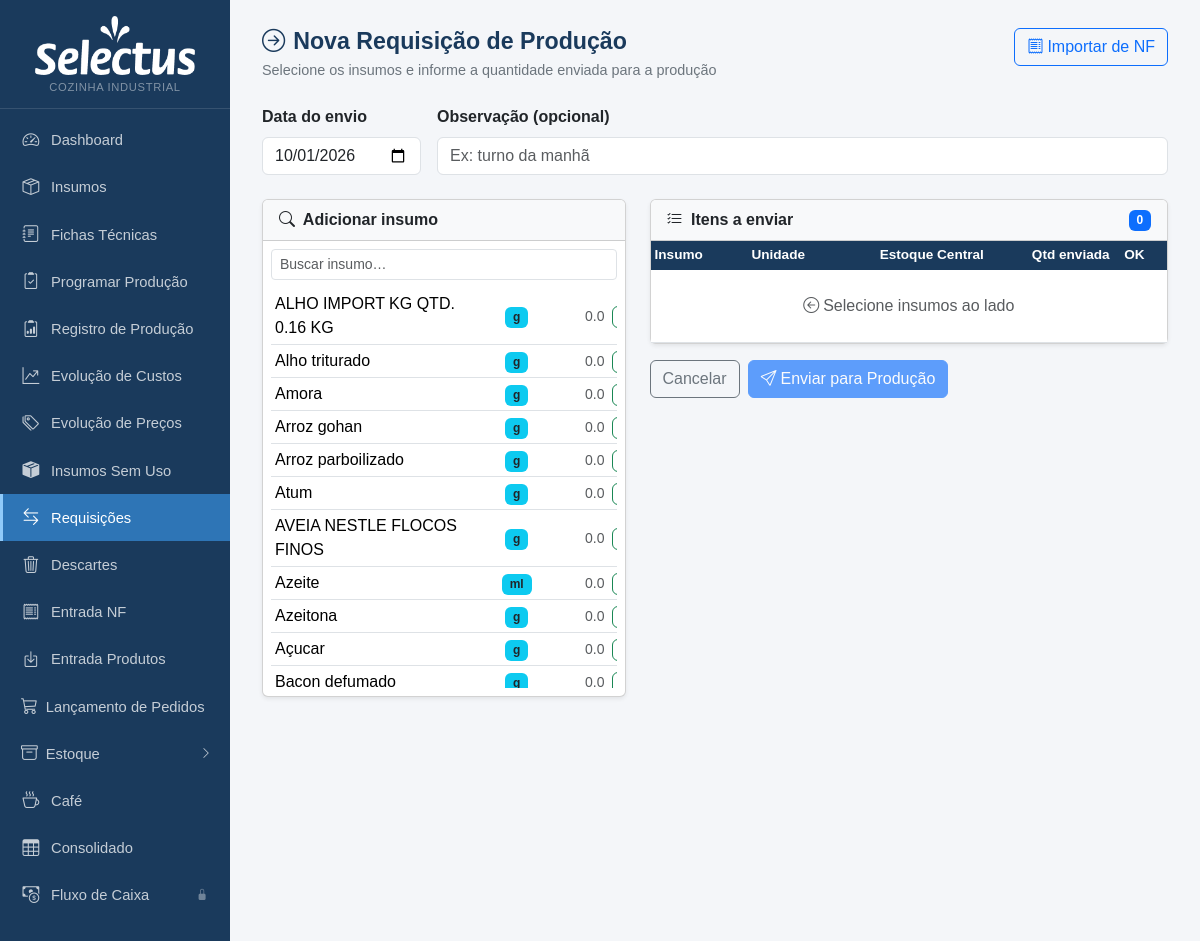
The app's page /requisicoes/nova (upper part), older data.
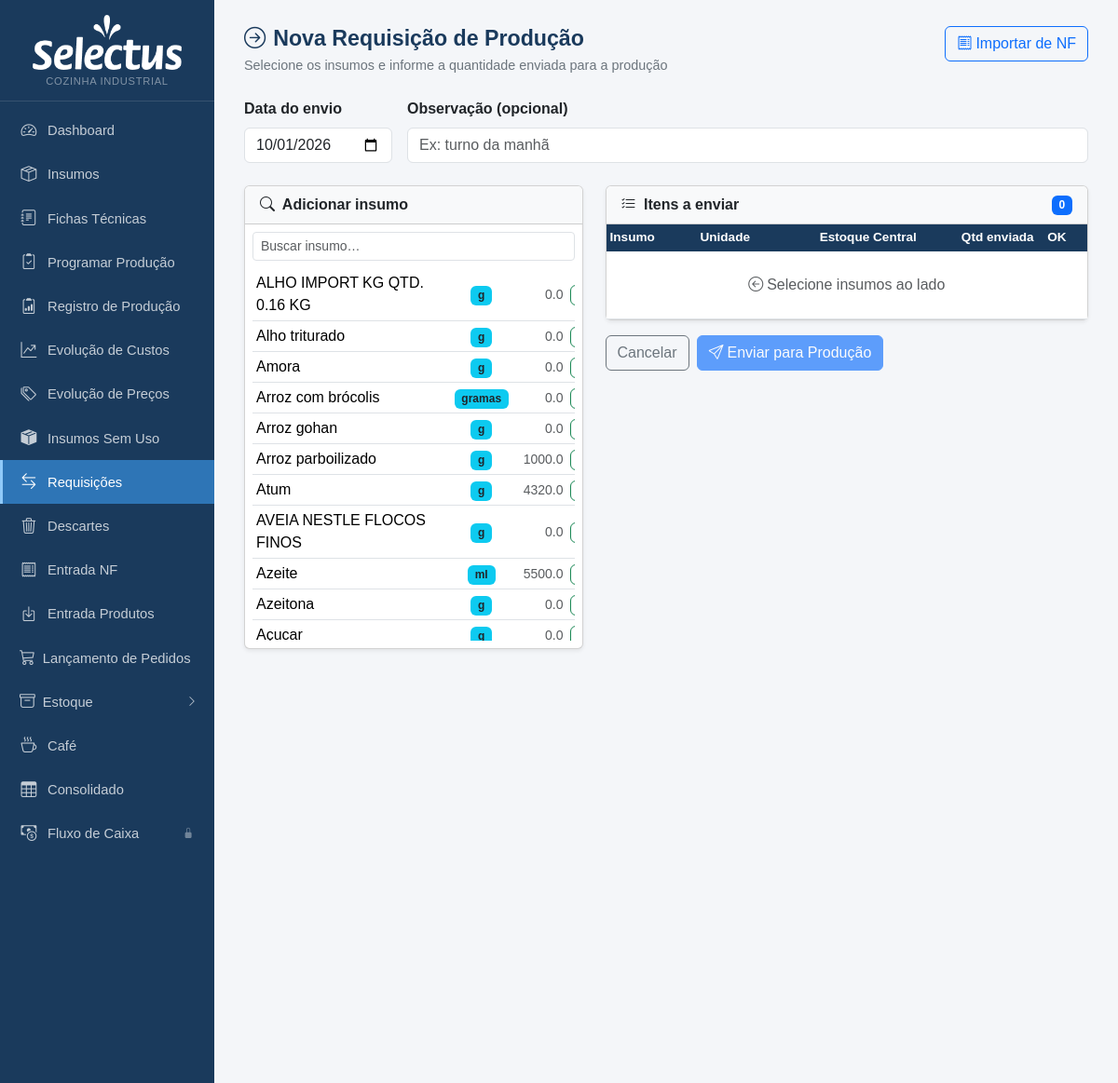
The same page, newer data.
### tables this page shows
CREATE TABLE insumos (
            id INTEGER PRIMARY KEY AUTOINCREMENT,
            nome TEXT NOT NULL,
            unidade_compra TEXT NOT NULL,
            preco_compra REAL,
            unidade_uso TEXT NOT NULL,
            fator_conversao REAL NOT NULL DEFAULT 1
        , qtd_por_embalagem REAL, unid_embalagem TEXT, produto_vinculado_id INTEGER, estoque_atual REAL DEFAULT 0, estoque_minimo REAL DEFAULT 0, status_revisao_custo TEXT DEFAULT 'nao_revisado', data_revisao_custo TEXT, fornecedor TEXT, aproveitamento REAL NOT NULL DEFAULT 100, status_revisao_nome TEXT DEFAULT 'nao_revisado', observacao TEXT, estoque_central REAL DEFAULT 0, status_revisao_fp TEXT DEFAULT "nao_revisado", categoria TEXT, ep_fornecedor_id INTEGER REFERENCES ep_fornecedores(id));

### app.py (the view, shortened to what this page needs)
@app.route('/requisicoes/nova', methods=['GET','POST'])
def requisicao_nova():
    db = get_db()
    insumos = db.execute('SELECT id, nome, unidade_uso, unidade_compra, estoque_central, qtd_por_embalagem FROM insumos ORDER BY nome COLLATE NOCASE').fetchall()
    nf_id = request.args.get('nf_id', type=int)
    pre_itens = []
    nf_origem = None
    nfs_disponiveis = db.execute(
        "SELECT id, numero, fornecedor, data_emissao FROM nf_entradas ORDER BY id DESC"
    ).fetchall()
    db.close()
    return render_template('requisicao_nova.html', insumos=insumos, today=date.today().isoformat(),
                           pre_itens=pre_itens, nf_origem=nf_origem, nfs=nfs_disponiveis)

### app.py (called while the page is built)
def get_db():
    c = sqlite3.connect(DB)
    c.row_factory = sqlite3.Row
    c.execute("PRAGMA foreign_keys = ON")
    return c

def count_alertas():
    try:
        db = get_db()
        n = db.execute('''SELECT COUNT(*) FROM insumos
                          WHERE estoque_minimo > 0 AND COALESCE(estoque_atual,0) < estoque_minimo''').fetchone()[0]
        db.close()
        return n
    except:
        return 0

@app.context_processor
def inject_alertas():
    try:
        db = get_db()
        n_ped = db.execute("SELECT COUNT(*) FROM pedidos WHERE status='aberto'").fetchone()[0]
        db.close()
    except Exception:
        n_ped = 0
    return dict(n_alertas=count_alertas(), n_pedidos_abertos=n_ped)

### templates/requisicao_nova.html (shortened to what this page needs)
{% extends "base.html" %}
{% block content %}
<div class="page-header d-flex justify-content-between align-items-start">
  <div>
    <h1><i class="bi bi-arrow-right-circle me-2"></i>Nova Requisição de Produção</h1>
    <p>Selecione os insumos e informe a quantidade enviada para a produção</p>
  </div>
  <button type="button" class="btn btn-outline-primary" data-bs-toggle="modal" data-bs-target="#modalImportarNF">
    <i class="bi bi-receipt me-1"></i>Importar de NF
  </button>
</div>
<form method="post">
<div class="row g-3 mb-4">
  <div class="col-auto">
    <label class="form-label fw-semibold">Data do envio</label>
    <input type="date" name="data" class="form-control" value="{{ today }}" required>
  </div>
  <div class="col">
    <label class="form-label fw-semibold">Observação (opcional)</label>
    <input type="text" name="observacao" class="form-control" placeholder="Ex: turno da manhã">
  </div>
</div>
<div class="row g-4">
  <div class="col-md-5">
    <div class="card shadow-sm">
      <div class="card-header fw-semibold bg-light">
        <i class="bi bi-search me-1"></i> Adicionar insumo
      </div>
      <div class="card-body p-2">
        <input type="text" id="busca-add" class="form-control form-control-sm mb-2" placeholder="Buscar insumo…" autocomplete="off">
        <div style="max-height:400px;overflow-y:auto">
          <table class="table table-sm mb-0" id="lista-add">
            <tbody>
              {% for ins in insumos %}
              <tr data-nome="{{ ins.nome|lower }}" data-id="{{ ins.id }}"
                  data-nome-orig="{{ ins.nome }}" data-un="{{ ins.unidade_uso }}"
                  data-estoque="{{ ins.estoque_central or 0 }}"
                  data-qtd-emb="{{ ins.qtd_por_embalagem or 0 }}"
                  data-unid-emb="{{ ins.unidade_compra or '' }}">
                <td>{{ ins.nome }}</td>
                <td class="text-center"><span class="badge bg-info text-dark">{{ ins.unidade_uso }}</span></td>
                <td class="text-end text-muted small">{{ '%.1f'|format(ins.estoque_central or 0) }}</td>
                <td><button type="button" class="btn btn-xs btn-outline-success btn-add-item" style="padding:1px 6px;font-size:.75rem"></button></td>
              </tr>
              {% endfor %}
            </tbody>
          </table>
        </div>
      </div>
    </div>
  </div>
  <div class="col-md-7">
    <div class="card shadow-sm">
      <div class="card-header fw-semibold bg-light d-flex justify-content-between align-items-center">
        <span><i class="bi bi-list-check me-1"></i> Itens a enviar</span>
        <div class="d-flex align-items-center gap-2">
          <span class="badge bg-primary" id="n-itens">0</span>
        </div>
      </div>
      <div class="card-body p-0">
        <table class="table table-sm mb-0" id="tabela-itens">
          <thead>
            <tr>
              <th>Insumo</th>
              <th class="text-center">Unidade</th>
              <th class="text-end">Estoque Central</th>
              <th class="text-end">Qtd enviada</th>
              <th class="text-center">OK</th>
              <th></th>
            </tr>
          </thead>
          <tbody id="tbody-itens">
            <tr id="linha-vazia">
              <td colspan="6" class="text-center text-muted py-4">
                <i class="bi bi-arrow-left-circle me-1"></i>Selecione insumos ao lado
              </td>
            </tr>
          </tbody>
        </table>
      </div>
    </div>
    <div class="mt-3 d-flex gap-2 justify-content-between align-items-center">
      <div class="d-flex gap-2">
        <a href="{{ url_for('requisicoes_lista') }}" class="btn btn-outline-secondary">Cancelar</a>
        <button type="submit" class="btn btn-primary" id="btn-submit" disabled>
          <i class="bi bi-send me-1"></i>Enviar para Produção
        </button>
      </div>
    </div>
  </div>
</div>
</form>
{% endblock %}

Row changes from the older to the newer data that the page shows:
no longer on this page (row unchanged): insumos: nome "Bacon defumado", unidade_uso "g", estoque_central "0.0"
added insumos: nome "Arroz com brócolis", unidade_uso "gramas", estoque_central "0.0"
changed insumos "Arroz parboilizado": estoque_central "0.0" → "1000.0"
changed insumos "Atum": estoque_central "0.0" → "4320.0"
changed insumos "Azeite": estoque_central "0.0" → "5500.0"
